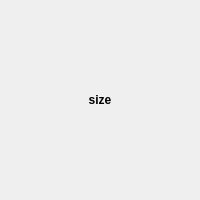
<?xml version="1.0" encoding="UTF-8"?>
<ui version="4.0">
 <class>MainWindow</class>
 <widget class="QMainWindow" name="MainWindow">
  <property name="geometry">
   <rect>
    <x>0</x>
    <y>0</y>
    <width>200</width>
    <height>200</height>
   </rect>
  </property>
  <property name="font">
   <font>
    <weight>75</weight>
    <italic>false</italic>
    <bold>true</bold>
    <kerning>true</kerning>
   </font>
  </property>
  <property name="windowTitle">
   <string>Window Resize Application</string>
  </property>
  <widget class="QWidget" name="windowWidget">
   <layout class="QHBoxLayout" name="horizontalLayout">
    <item>
     <widget class="QLabel" name="windowSizeLabel">
      <property name="autoFillBackground">
       <bool>false</bool>
      </property>
      <property name="text">
       <string>size</string>
      </property>
      <property name="textFormat">
       <enum>Qt::AutoText</enum>
      </property>
      <property name="scaledContents">
       <bool>false</bool>
      </property>
      <property name="alignment">
       <set>Qt::AlignCenter</set>
      </property>
      <property name="wordWrap">
       <bool>false</bool>
      </property>
      <property name="margin">
       <number>0</number>
      </property>
      <property name="indent">
       <number>0</number>
      </property>
      <property name="buddy">
       <cstring>holly</cstring>
      </property>
     </widget>
    </item>
   </layout>
  </widget>
 </widget>
 <layoutdefault spacing="6" margin="11"/>
 <resources/>
 <connections/>
</ui>
